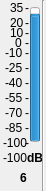
    <widget class="QWidget" name="widget_6" native="true">
     <property name="geometry">
      <rect>
       <x>200</x>
       <y>40</y>
       <width>46</width>
       <height>191</height>
      </rect>
     </property>
     <widget class="QProgressBar" name="progressBar_48">
      <property name="geometry">
       <rect>
        <x>30</x>
        <y>7</y>
        <width>10</width>
        <height>135</height>
       </rect>
      </property>
      <property name="contextMenuPolicy">
       <enum>Qt::DefaultContextMenu</enum>
      </property>
      <property name="toolTip">
       <string>Local Input 1 Meter</string>
      </property>
      <property name="statusTip">
       <string/>
      </property>
      <property name="whatsThis">
       <string/>
      </property>
      <property name="autoFillBackground">
       <bool>false</bool>
      </property>
      <property name="minimum">
       <number>-100</number>
      </property>
      <property name="maximum">
       <number>35</number>
      </property>
      <property name="value">
       <number>24</number>
      </property>
      <property name="textVisible">
       <bool>true</bool>
      </property>
      <property name="orientation">
       <enum>Qt::Vertical</enum>
      </property>
      <property name="invertedAppearance">
       <bool>false</bool>
      </property>
      <property name="format">
       <string>%p%</string>
      </property>
     </widget>
     <widget class="QLabel" name="m0_48">
      <property name="geometry">
       <rect>
        <x>25</x>
        <y>0</y>
        <width>16</width>
        <height>16</height>
       </rect>
      </property>
      <property name="text">
       <string>-</string>
      </property>
     </widget>
     <widget class="QLabel" name="t35_48">
      <property name="geometry">
       <rect>
        <x>10</x>
        <y>0</y>
        <width>16</width>
        <height>16</height>
       </rect>
      </property>
      <property name="text">
       <string>35</string>
      </property>
     </widget>
     <widget class="QLabel" name="tn100_48">
      <property name="geometry">
       <rect>
        <x>3</x>
        <y>135</y>
        <width>31</width>
        <height>16</height>
       </rect>
      </property>
      <property name="text">
       <string>-100</string>
      </property>
     </widget>
     <widget class="QLabel" name="m15_48">
      <property name="geometry">
       <rect>
        <x>25</x>
        <y>15</y>
        <width>16</width>
        <height>16</height>
       </rect>
      </property>
      <property name="text">
       <string>-</string>
      </property>
     </widget>
     <widget class="QLabel" name="m25_48">
      <property name="geometry">
       <rect>
        <x>25</x>
        <y>25</y>
        <width>16</width>
        <height>16</height>
       </rect>
      </property>
      <property name="text">
       <string>-</string>
      </property>
     </widget>
     <widget class="QLabel" name="m90_48">
      <property name="geometry">
       <rect>
        <x>25</x>
        <y>90</y>
        <width>16</width>
        <height>16</height>
       </rect>
      </property>
      <property name="text">
       <string>-</string>
      </property>
     </widget>
     <widget class="QLabel" name="m105_48">
      <property name="geometry">
       <rect>
        <x>25</x>
        <y>105</y>
        <width>16</width>
        <height>16</height>
       </rect>
      </property>
      <property name="text">
       <string>-</string>
      </property>
     </widget>
     <widget class="QLabel" name="m120_48">
      <property name="geometry">
       <rect>
        <x>25</x>
        <y>120</y>
        <width>16</width>
        <height>16</height>
       </rect>
      </property>
      <property name="text">
       <string>-</string>
      </property>
     </widget>
     <widget class="QLabel" name="m135_48">
      <property name="geometry">
       <rect>
        <x>25</x>
        <y>135</y>
        <width>16</width>
        <height>16</height>
       </rect>
      </property>
      <property name="text">
       <string>-</string>
      </property>
     </widget>
     <widget class="QLabel" name="m45_48">
      <property name="geometry">
       <rect>
        <x>25</x>
        <y>45</y>
        <width>16</width>
        <height>16</height>
       </rect>
      </property>
      <property name="text">
       <string>-</string>
      </property>
     </widget>
     <widget class="QLabel" name="m60_48">
      <property name="geometry">
       <rect>
        <x>25</x>
        <y>60</y>
        <width>16</width>
        <height>16</height>
       </rect>
      </property>
      <property name="text">
       <string>-</string>
      </property>
     </widget>
     <widget class="QLabel" name="m75_48">
      <property name="geometry">
       <rect>
        <x>25</x>
        <y>75</y>
        <width>16</width>
        <height>16</height>
       </rect>
      </property>
      <property name="text">
       <string>-</string>
      </property>
     </widget>
     <widget class="QLabel" name="t20_48">
      <property name="geometry">
       <rect>
        <x>10</x>
        <y>15</y>
        <width>16</width>
        <height>16</height>
       </rect>
      </property>
      <property name="text">
       <string>20</string>
      </property>
     </widget>
     <widget class="QLabel" name="t5_48">
      <property name="geometry">
       <rect>
        <x>10</x>
        <y>25</y>
        <width>16</width>
        <height>16</height>
       </rect>
      </property>
      <property name="text">
       <string>10</string>
      </property>
     </widget>
     <widget class="QLabel" name="tn10_48">
      <property name="geometry">
       <rect>
        <x>5</x>
        <y>45</y>
        <width>21</width>
        <height>16</height>
       </rect>
      </property>
      <property name="text">
       <string>-10</string>
      </property>
     </widget>
     <widget class="QLabel" name="tn25_48">
      <property name="geometry">
       <rect>
        <x>5</x>
        <y>60</y>
        <width>21</width>
        <height>16</height>
       </rect>
      </property>
      <property name="text">
       <string>-25</string>
      </property>
     </widget>
     <widget class="QLabel" name="tn40_48">
      <property name="geometry">
       <rect>
        <x>5</x>
        <y>75</y>
        <width>21</width>
        <height>16</height>
       </rect>
      </property>
      <property name="text">
       <string>-40</string>
      </property>
     </widget>
     <widget class="QLabel" name="tn55_48">
      <property name="geometry">
       <rect>
        <x>5</x>
        <y>90</y>
        <width>21</width>
        <height>16</height>
       </rect>
      </property>
      <property name="text">
       <string>-55</string>
      </property>
     </widget>
     <widget class="QLabel" name="tn70_48">
      <property name="geometry">
       <rect>
        <x>5</x>
        <y>105</y>
        <width>21</width>
        <height>16</height>
       </rect>
      </property>
      <property name="text">
       <string>-70</string>
      </property>
     </widget>
     <widget class="QLabel" name="tn85_48">
      <property name="geometry">
       <rect>
        <x>5</x>
        <y>120</y>
        <width>21</width>
        <height>16</height>
       </rect>
      </property>
      <property name="text">
       <string>-85</string>
      </property>
     </widget>
     <widget class="QLabel" name="m35_48">
      <property name="geometry">
       <rect>
        <x>25</x>
        <y>35</y>
        <width>16</width>
        <height>16</height>
       </rect>
      </property>
      <property name="text">
       <string>-</string>
      </property>
     </widget>
     <widget class="QLabel" name="t0_48">
      <property name="geometry">
       <rect>
        <x>15</x>
        <y>35</y>
        <width>16</width>
        <height>16</height>
       </rect>
      </property>
      <property name="text">
       <string>0</string>
      </property>
     </widget>
     <widget class="QLabel" name="value_48">
      <property name="geometry">
       <rect>
        <x>3</x>
        <y>150</y>
        <width>31</width>
        <height>16</height>
       </rect>
      </property>
      <property name="autoFillBackground">
       <bool>false</bool>
      </property>
      <property name="frameShadow">
       <enum>QFrame::Plain</enum>
      </property>
      <property name="text">
       <string>-100</string>
      </property>
     </widget>
     <widget class="QLabel" name="dB_48">
      <property name="geometry">
       <rect>
        <x>27</x>
        <y>150</y>
        <width>16</width>
        <height>16</height>
       </rect>
      </property>
      <property name="font">
       <font>
        <weight>75</weight>
        <bold>true</bold>
       </font>
      </property>
      <property name="text">
       <string>dB</string>
      </property>
     </widget>
     <widget class="QLabel" name="number_48">
      <property name="geometry">
       <rect>
        <x>20</x>
        <y>170</y>
        <width>16</width>
        <height>16</height>
       </rect>
      </property>
      <property name="font">
       <font>
        <weight>75</weight>
        <bold>true</bold>
       </font>
      </property>
      <property name="text">
       <string>6</string>
      </property>
     </widget>
     <widget class="Line" name="line_48">
      <property name="geometry">
       <rect>
        <x>35</x>
        <y>0</y>
        <width>16</width>
        <height>191</height>
       </rect>
      </property>
      <property name="orientation">
       <enum>Qt::Vertical</enum>
      </property>
     </widget>
    </widget>
